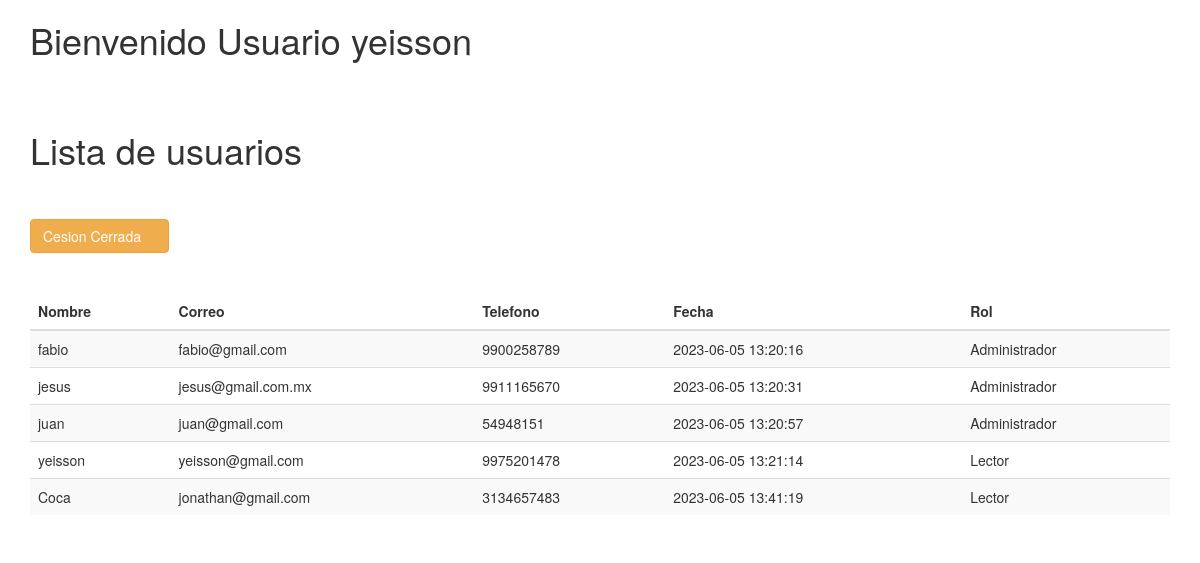
The page /administrador/View/lector.php (signed in) on the database its author committed.
### tables this page shows
CREATE TABLE `user` (
  `id` int(11) NOT NULL,
  `nombre` varchar(50) NOT NULL,
  `correo` varchar(50) NOT NULL,
  `telefono` varchar(50) NOT NULL,
  `password` varchar(50) NOT NULL,
  `fecha` timestamp NOT NULL DEFAULT current_timestamp() ON UPDATE current_timestamp(),
  `rol` int(11) NOT NULL
);

CREATE TABLE `permisos` (
  `id` int(11) NOT NULL,
  `rol` varchar(50) NOT NULL
);

### administrador/View/lector.php (the view, shortened to what this page needs)
<?php
require_once ("../../db/conexion.php");
?>
<!DOCTYPE html>
<html lang="en">
<head>
    <link rel="stylesheet" href="../../css/fontawesome-all.min.css">
    <link rel="stylesheet" href="../../css/bootstrap.min.css">
</head>
<div class="container is-fluid">
    <h1>Bienvenido Usuario <?php echo $_SESSION['nombre']; ?></h1>
    <br>
    <br>
    <h1>Lista de usuarios</h1>
    <br>
    <br>
    <div>
        <a class="btn btn-warning" href="../Model/sesion/cerrarSesion.php">Cesion Cerrada
        <i class="fa fa-power-off" aria-hidden="true"></i></a>
    </div>
    <br>
    <br>
    <table class="table table-striped table-dark" id="table_id">
        <thead>
            <tr>
                <th>Nombre</th>
                <th>Correo</th>
                <th>Telefono</th>
                <th>Fecha</th>
                <th>Rol</th>
            </tr>
        </thead>
        <tbody>
            <?php
            $SQL = "SELECT user.id, user.nombre, user.correo, user.password, user.telefono,
            user.fecha, permisos.rol FROM user LEFT JOIN permisos
            ON user.rol = permisos.id";
            $dato = mysqli_query($conexion, $SQL);
            if($dato -> num_rows >=0){
                while($fila=mysqli_fetch_array($dato)){
            ?>
            <tr>
                <td><?php echo $fila['nombre'];   ?></td>
                <td><?php echo $fila['correo'];   ?></td>
                <td><?php echo $fila['telefono']; ?></td>
                <td><?php echo $fila['fecha'];    ?></td>
                <td><?php echo $fila['rol'];      ?></td>
            <?php
            }
            }else{
            ?>
            <tr class="text-center">
                <td colspan="16">No existen registros</td>
            </tr>
            <?php
            }
            ?>
        </tbody>
    </table>
</div>
</html>

### rows shown on the page
user: nombre "fabio", correo "fabio@gmail.com", telefono "9900258789", fecha "2023-06-05 13:20:16", rol.rol "Administrador"
user: nombre "jesus", correo "jesus@gmail.com.mx", telefono "9911165670", fecha "2023-06-05 13:20:31", rol.rol "Administrador"
user: nombre "juan", correo "juan@gmail.com", telefono "54948151", fecha "2023-06-05 13:20:57", rol.rol "Administrador"
user: nombre "yeisson", correo "yeisson@gmail.com", telefono "9975201478", fecha "2023-06-05 13:21:14", rol.rol "Lector"
user: nombre "Coca", correo "jonathan@gmail.com", telefono "3134657483", fecha "2023-06-05 13:41:19", rol.rol "Lector"

### other values the page prints
$_SESSION['nombre'] "yeisson"
